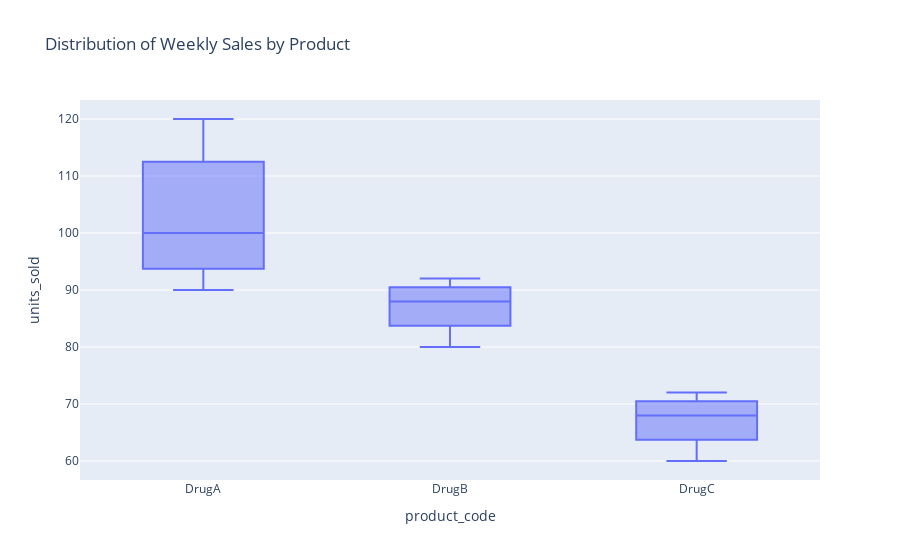

Notebook cell for this chart:
### Markdown cell above
## 6. Weekly Sales Distribution Boxplot

Boxplot of weekly sales by product to show distribution and outliers.

### Code cell
fig = px.box(sales_long, x='product_code', y='units_sold', title='Distribution of Weekly Sales by Product')
fig.show()

### Figure 1 — Plotly figure (JSON) as saved in the notebook; plotly's stock layout.template omitted (floating-point values rounded to 4 significant figures)
{"data": [{"alignmentgroup": "True", "hovertemplate": "product_code=%{x}<br>units_sold=%{y}<extra></extra>", "legendgroup": "", "marker": {"color": "#636efa"}, "name": "", "notched": false, "offsetgroup": "", "orientation": "v", "showlegend": false, "type": "box", "x": ["DrugA", "DrugA", "DrugA", "DrugA", "DrugA", "DrugB", "DrugB", "DrugB", "DrugB", "DrugB", "DrugC", "DrugC", "DrugC", "DrugC", "DrugC"], "x0": " ", "xaxis": "x", "y": [100, 120, 110, 90, 95, 80, 85, 90, 88, 92, 60, 65, 70, 68, 72], "y0": " ", "yaxis": "y"}], "layout": {"boxmode": "group", "legend": {"tracegroupgap": 0}, "title": {"text": "Distribution of Weekly Sales by Product"}, "xaxis": {"anchor": "y", "domain": [0, 1], "title": {"text": "product_code"}}, "yaxis": {"anchor": "x", "domain": [0, 1], "title": {"text": "units_sold"}}}}
